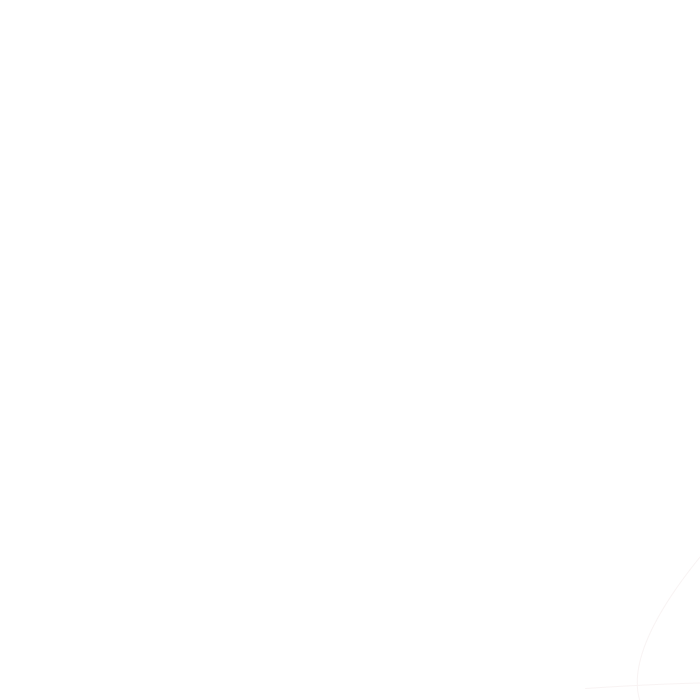
Frame 1 (no input)
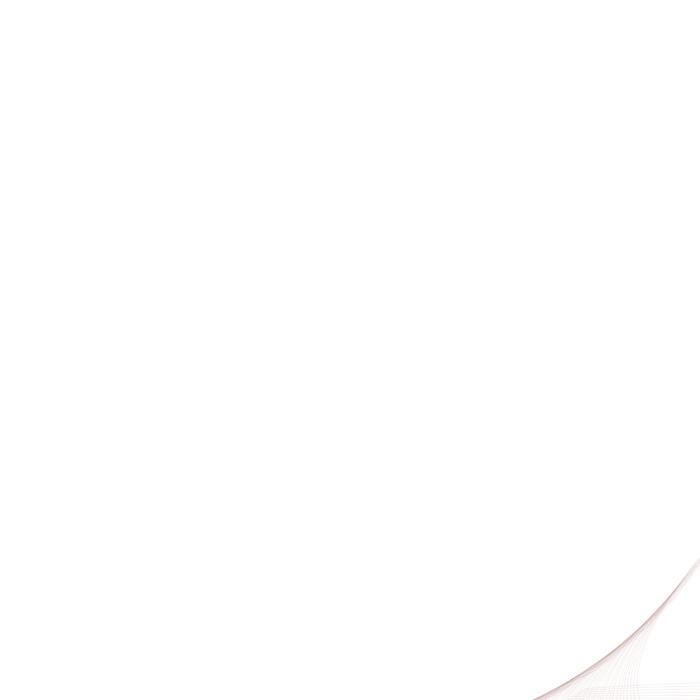
Frame 60 (the mouse pressed at the canvas centre just before this capture)
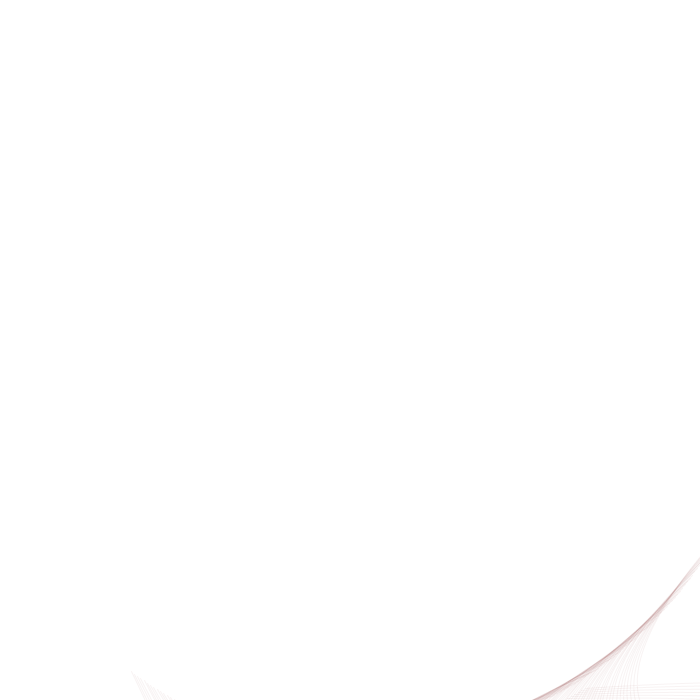
Frame 120 (the mouse held since frame 60 and released just before this capture)

The Processing sketch that drew these frames (run headless with seeded random() and noise(); from frame 60 on, the mouse is pressed at the canvas centre):

// Processing sketch: processing_19933
// ── processing_19933.pde

float orbit = -15;
 
void setup()
{
  size(700, 700);
  frameRate(80);
  background(255);
  colorMode(HSB);
}

void draw()
{
  noFill();
  stroke(orbit*15,150, 140, 15);
  orbit +=0.01;
  translate(width/2, height/2);
  rotate(orbit);
  Curv(orbit*20, 0, 200, 200, orbit, "middle");//calling the curv function

}
 
void Curv(float x, float y, float b, float h, float t, String m)
{
  if(m == "middle")
  {
    x = x - b / 2;
    y = y - h /2;
  }
  curveTightness(t);
  beginShape();
  curveVertex(x + b, y);
  curveVertex(x, y);
  curveVertex(x, y + h);
  curveVertex(x , y + h);
  endShape();
}
